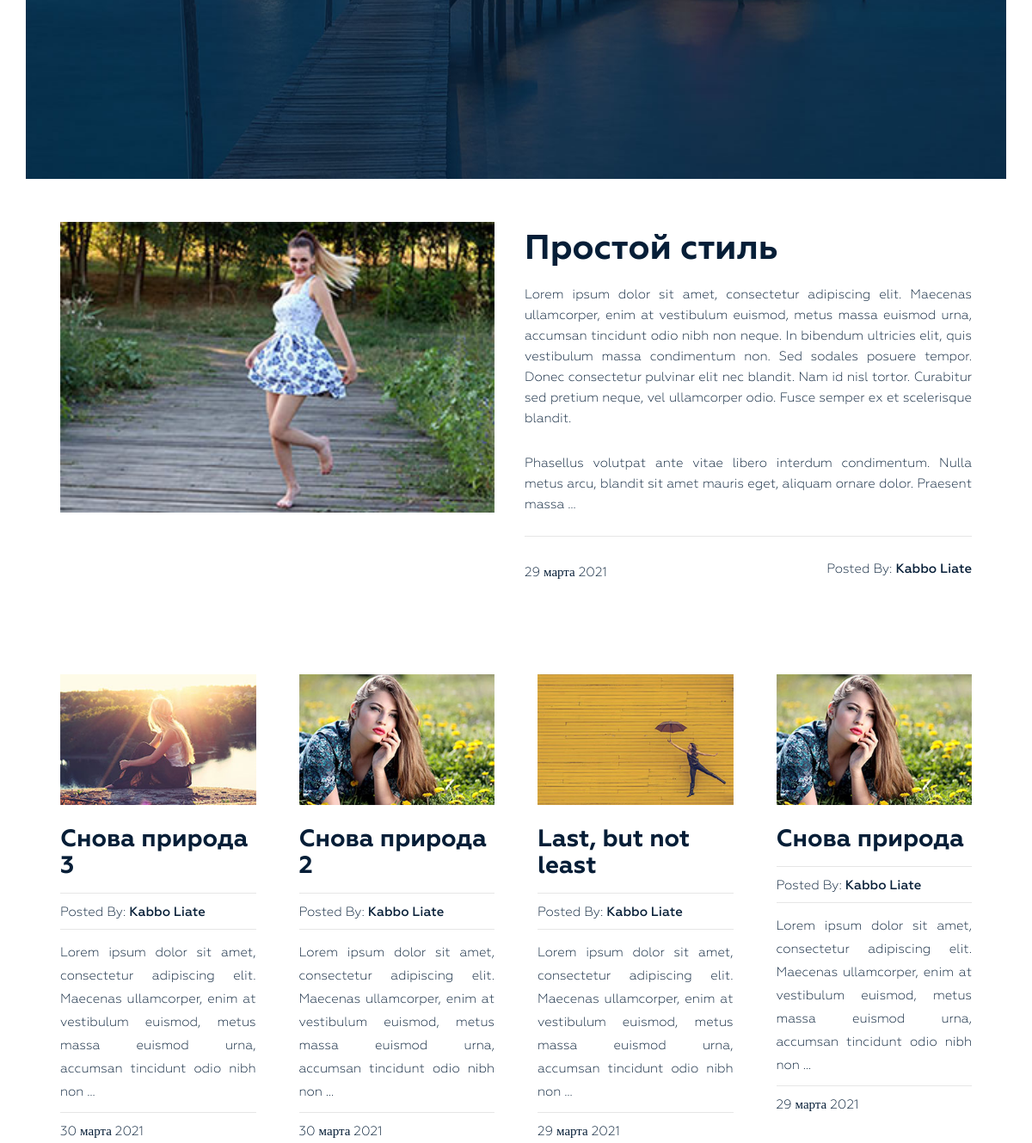
The app's page / (middle part), older data.
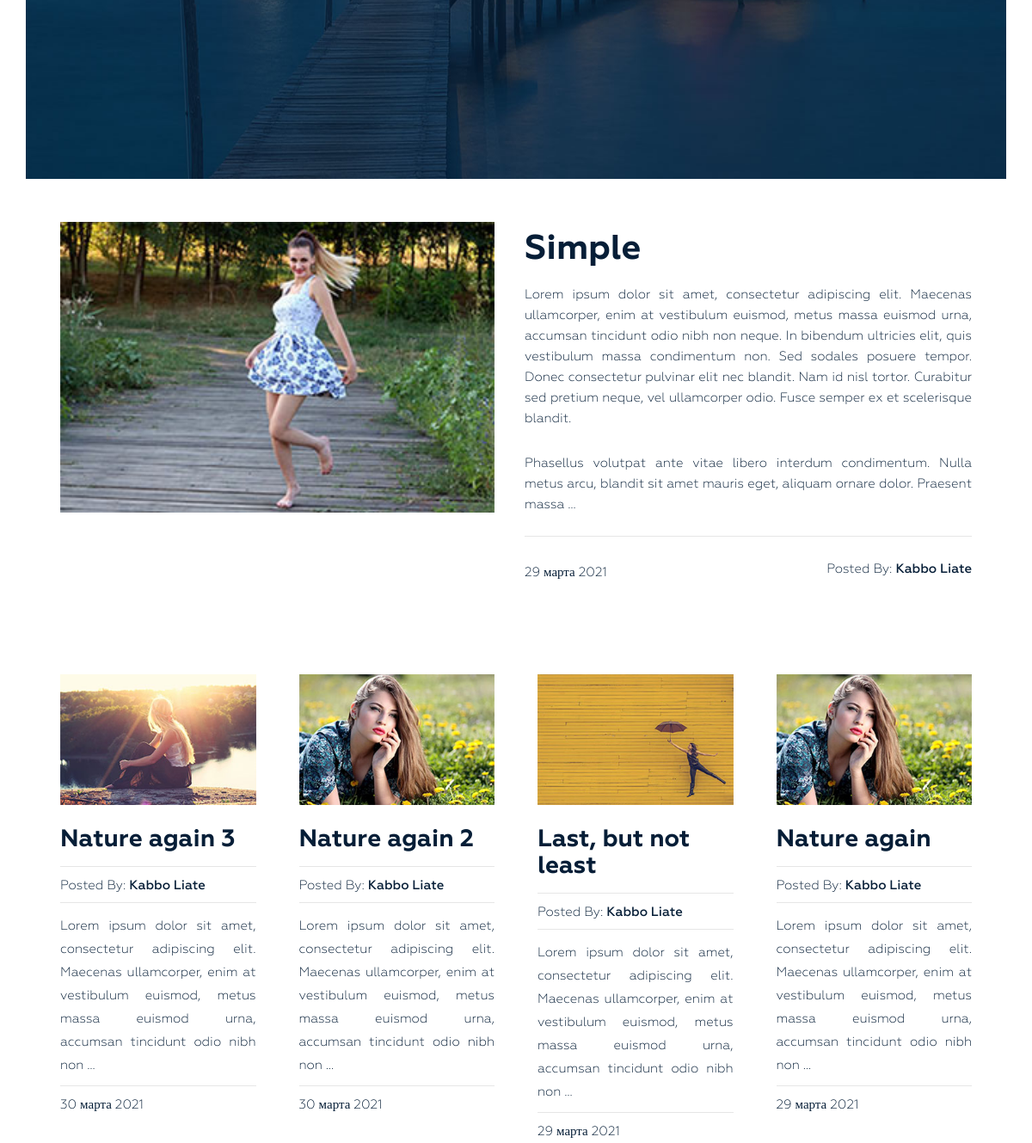
The same page, newer data.
### blog/models.py (models this page shows, shortened)
class Post(models.Model):
    title = models.CharField(max_length=255, verbose_name="Title",)
    slug = models.SlugField(max_length=255, verbose_name="Url", unique=True)
    author = models.CharField(max_length=100, verbose_name="Author", )
    content = models.TextField(verbose_name="Content",blank=True,)
    created_at = models.DateTimeField(auto_now_add=True, verbose_name="Creation date", )
    photo = models.ImageField(upload_to="photos/%Y/%m/%d/", blank=True, verbose_name="Photo", )
    views = models.IntegerField(default=0, verbose_name="Views", )
    category = models.ForeignKey(Category, on_delete=models.PROTECT,related_name="posts", verbose_name="Category", )
    tags  = models.ManyToManyField(Tag, blank=True, related_name="posts", verbose_name="Tag",)
    is_main = models.BooleanField(default=False, verbose_name="On main?")
    def get_absolute_url(self):  # для ссылок
        return reverse_lazy("post", kwargs={"slug": self.slug, })
    class Meta:
        verbose_name = "Post"
        verbose_name_plural = "Posts"
        ordering = ["-created_at"]

### blog/views.py (the view)
# urls.py: path('', Home.as_view(), name="home"),
class Home(ListView):
    model = Post
    template_name = "blog/index.html"
    context_object_name = "posts"
    paginate_by = 4
    def get_context_data(self, *, object_list=None, **kwargs):
        context = super(Home, self).get_context_data(**kwargs)
        context["title"] = "Blog Design"
        context["main"] = Post.objects.get(is_main=True)
        return context

### blog/models.py (called while the page is built)
    def get_absolute_url(self):  # для ссылок
        return reverse_lazy("category", kwargs={"slug": self.slug, })

### blog/templatetags/menu.py (called while the page is built)
@register.inclusion_tag("blog/menu_tpl.html")
def show_menu(menu_class='menu'):
    categories = Category.objects.all()            # обращаемся в кэш, если там нет ничего то заполняем на 500сек
    return {"categories": categories, "menu_class": menu_class }

### blog/templates/blog/index.html (shortened to what this page needs)
{% extends "base.html" %}
{% load static %}
{% block content %}
<section class="bg-text-area">
    <div class="container">
        <div class="row">
            <div class="col-md-12">
                <div class="bg-text">
                </div>
            </div>
        </div>
    </div>
</section>
<section class="blog-post-area">
    <div class="container">
        <div class="row">
            <div class="blog-post-area-style">
                <div class="col-md-12">
                    <div class="single-post-big">
                        <div class="big-image">
                            {% if main.photo %}
                        <img src="{{ main.photo.url }}" alt="{{main.title}}">
                        {% else %}
                        <img src="https://picsum.photos/id/443/300/201?grayscale" alt="{{main.title}}">
                        {% endif %}
                        </div>
                        <div class="big-text">
                            <h3><a href="{{ main.get_absolute_url }}">{{main.title}}</a></h3>
                            {{main.content | truncatewords_html:80 | safe}}
                            <h4><span class="date">{{ main.created_at | date:"j E Y" }}</span><span class="author">Posted By: <span
                                    class="author-name">{{main.author}}</span></span>
                            </h4>
                        </div>
                    </div>
                </div>
                {% for p in posts %}
                <div class="col-md-3">
                    <div class="single-post">
                        {% if p.photo %}
                        <img src="{{ p.photo.url }}" alt="{{p.title}}">
                        {% else %}
                        <img src="https://picsum.photos/id/443/300/201?grayscale" alt="{{p.title}}">
                        {% endif %}
                        <h3><a href="{{ p.get_absolute_url }}">{{p.title}}</a></h3>
                        <h4><span>Posted By: <span class="author-name">{{p.author}}</span></span>
                        </h4>
                        {{p.content | truncatewords_html:23 | safe }}
                        <h4><span>{{ p.created_at | date:"j E Y" }}</span></h4>
                    </div>
                </div>
                {% endfor %}
            </div>
        </div>
    </div>
</section>
{% endblock %}

Row changes from the older to the newer data that the page shows:
changed Post: title "Простой стиль" → "Simple"
changed Post: title "Снова природа 3" → "Nature again 3"
changed Post: title "Снова природа 2" → "Nature again 2"
changed Post: title "Снова природа" → "Nature again"
